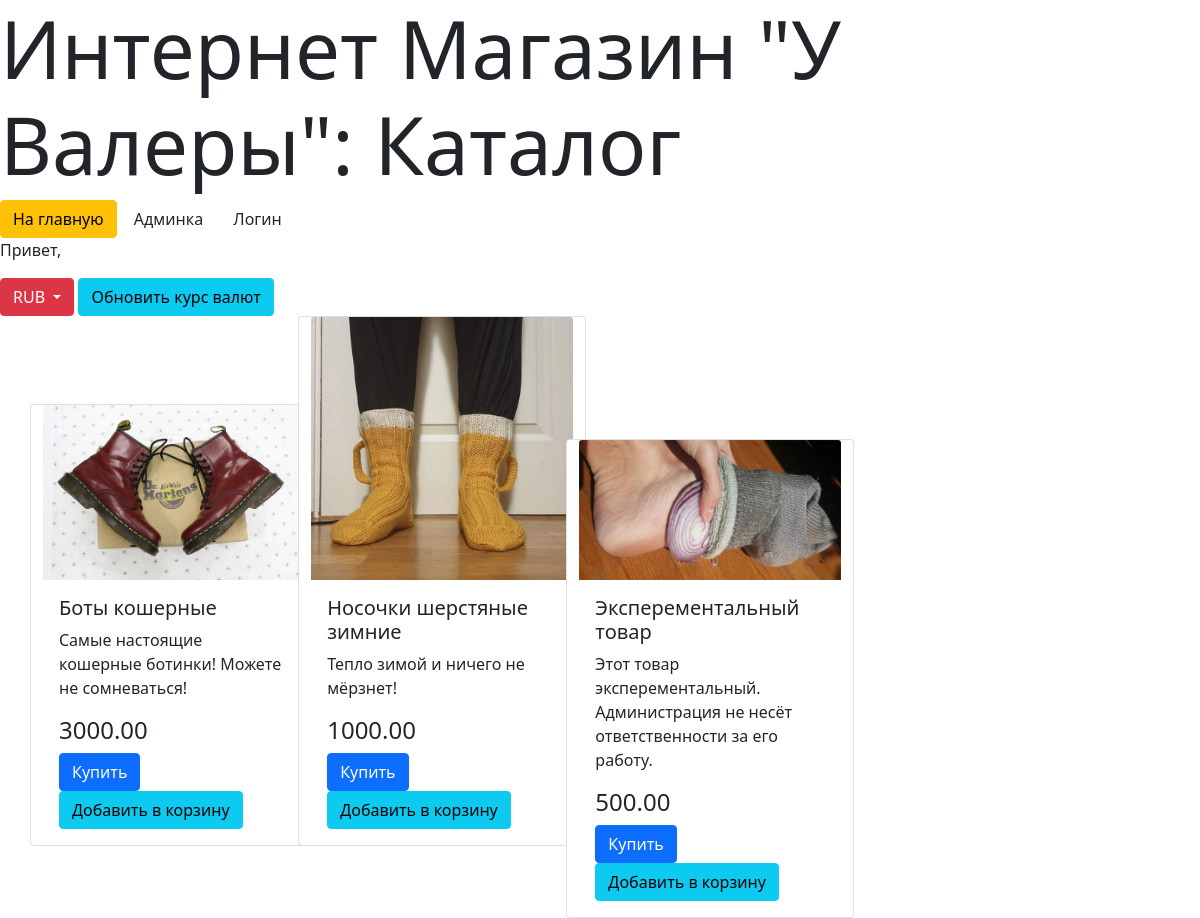
Screenshot of /products/ with the database file from the repository.
### products/models.py (models this page shows)
class Product(models.Model):
    name = models.CharField(max_length=150)
    price = models.DecimalField(max_digits=10, decimal_places=2)
    description = models.TextField(max_length=1000)
    image = models.ImageField(upload_to='products/', blank=True)
    created_at = models.DateTimeField(auto_now_add=True)
    updated_at = models.DateTimeField(auto_now=True)

### products/views.py (the view)
# urls.py: path('', product_list, name='product_list'),
def product_list(request, currency=None):
    products = Product.objects.all()
    return render(request, 'products/index.html', {'products': products})

### products/templates/products/index.html (shortened to what this page needs)
<!DOCTYPE html>
<html>
<head>
    <link href="https://cdn.jsdelivr.net/npm/bootstrap@5.1.3/dist/css/bootstrap.min.css" rel="stylesheet">
</head>
<body>
    <h1 class="display-1">Интернет Магазин "У Валеры": Каталог</h1>
    <a href="/" class="btn btn-warning">На главную</a>
    <a href="http://127.0.0.1:8000/admin/" class="btn btn">Админка</a>
    <a href="http://127.0.0.1:8000/users/login" class="btn btn">Логин</a>
    <p>Привет, {{ username }}</p>
    <div class="btn-group">
      <button type="button" id="btn-currency-changer" class="btn btn-danger dropdown-toggle" data-toggle="dropdown" aria-haspopup="true" aria-expanded="false" onclick="showMenu()">
        {% if currency %}
         {{ currency }}
        {% else %}
        RUB
        {% endif %}
      </button>
    </div>
<button id="update-rates-button" type="button" class="btn btn-info">Обновить курс валют</button>
    <div class = "container" >
        {% for product in products %}
		<div class="row align-items-center" style="display:inline-block">
        <div class="card" style="width: 18rem;">
            <img src="{{ product.image.url }}" class="card-img-top" alt="{{ product.name }}">
            <div class="card-body">
            <h5 class="card-title">{{ product.name }}</h5>
            <p class="card-text">{{ product.description }}</p>
              <p class="h4">{{ product.price }} {{ currency }}</p>
            <a href="#" class="btn btn-primary">Купить</a>
              <button type="button" class="btn btn-info">Добавить в корзину</button>
            </div>
        </div>
        </div>
        {% endfor %}
    </div>
</body>
</html>

### rows the page displays
Product: image (picture), name "Боты кошерные", description "Самые настоящие кошерные ботинки! Можете не сомневаться!", price "3000.00"
Product: image (picture), name "Носочки шерстяные зимние", description "Тепло зимой и ничего не мёрзнет!", price "1000.00"
Product: image (picture), name "Эксперементальный товар", description "Этот товар эксперементальный. Администрация не несёт ответственности за его работу.", price "500.00"
